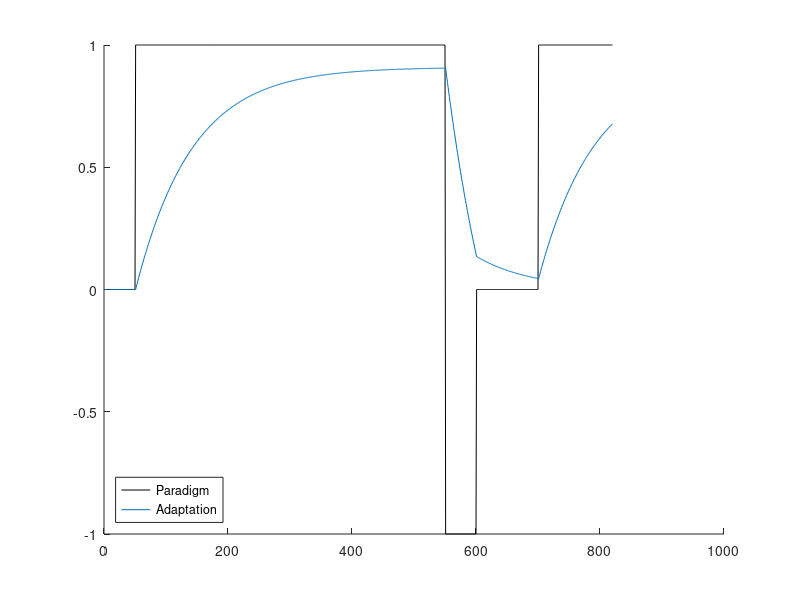
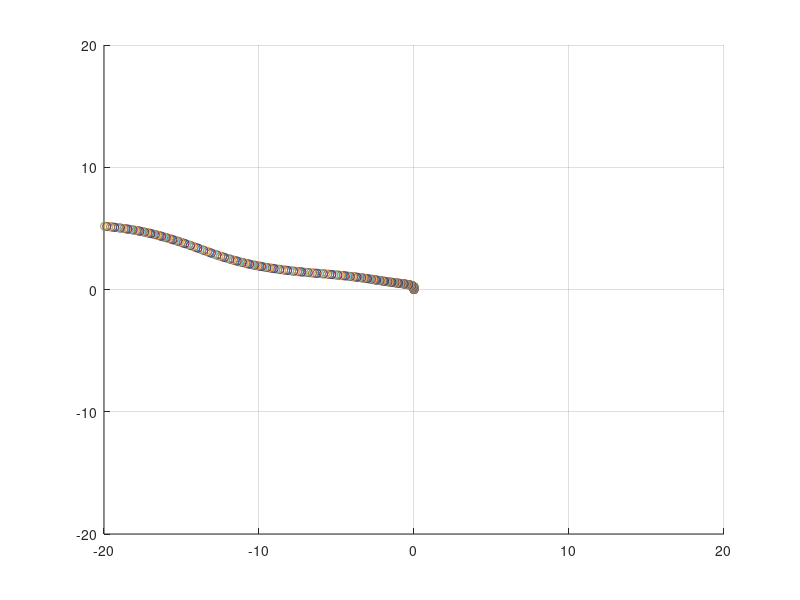
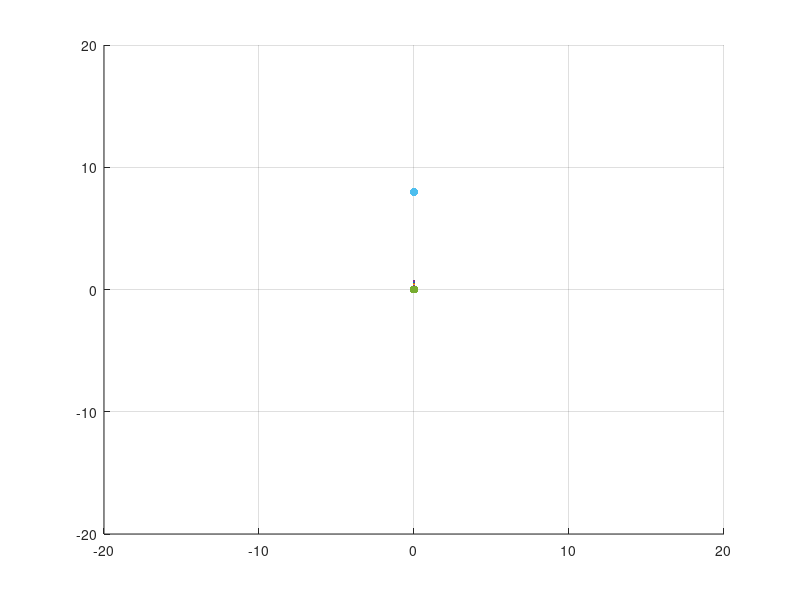

These figures' MATLAB source, in order: (Note: this script raises an error after producing the figures.)
% in this code we'll try to expand the single state simulation to
% trajectories.

% let's start by showing the single state adaptation


close all

parad = [zeros(1,50) ones(1,500)  -1.*ones(1,50) zeros(1,100) ones(1,120)];
% parad = [zeros(1,50) linspace(0,1,50)  -1.*ones(1,14) zeros(1,50) ones(1,120)];

V     = 0.999;
Alpha = 0.01;
x     = zeros(1,numel(parad));

% single state
for i = 2:numel(parad)
    error = parad(i-1) - x(i-1) ;
    x(i) = V*x(i-1) + Alpha*error;
end
figure; hold on;
plot(parad, 'k');
plot(x);
legend('Paradigm', 'Adaptation', 'Location', 'southwest')
% title('single state')

%% What we would like to have:

% 1) defined force field field
% 2) represent hand as a point mass
% And then having the hand adapt to the force field

%% We'll start by simulating a point mass in 2D and apply a force on it and see the trajectory

% NOTE: everthing is represented in rows -> [x, y]

% define mass ad force
m  = 0.250;          % [kg] -> average mass of the hand
f  = [0, 0.01];   % [N]  -> force applied on the hand


% force field
angle = 90;

% simulation params
dt     = 0.1;    % [s]  -> step size
period = 40; % [s]
N      = period/dt; 

r  = [0, 0]; % initial position
v  = [0, 0]; % initial speed

% here is were the loop should be implemented
figure; grid; hold on
for i = 1:N
    
    % calculate the acceleration
    a = f./m;
    
    % update velocity
    v = a.*dt + v;
    
    % update position
    r = r + v.*dt + 0.5.*a.*dt^2; % in principle, we should not have acceleration term here
    
    scatter(r(1), r(2)); xlim([-20,20]); ylim([-20,20]);
    
    pause(0.01)
    
    
    if mod(i,30)==0
        f = (rand(1,2)-0.5)./10; %(rand(1,2)-0.5)./10  % 0.07 .* rotateMat(v, angle);
    end
    
end

%% Now we will add a target

%% We'll start by simulating a point mass in 2D and apply a force on it and see the trajectory
% Two problems left: the task needs to be completed in the given time
% (modify force accordingly)
% make it adaptable to different force fields
%Solution: Implement the min jerk method. It automatically includes the
%restoring force. However, with perturbation, I would have to introduce
%deviation in position


% NOTE: everthing is represented in rows -> [x, y]

% define mass ad force
m  = 0.250;          % [kg] -> average mass of the hand
% f  = [0, 0.01];   % [N]  -> force applied on the hand


% force field
angle = 90;
type = 'NULL'; % 'FORCEFIELD'

% Position Information
startPos  = [0, 0];
targetPos = [0, 8];

% forces
f_goal        = [0 0];
f_hand        = [0 0];
f_forcefield  = [0 0];
f             = [0 0];

% simulation params
dt     = 0.1;    % [s]  -> step size
period = 50; % [s]
N      = period/dt; 

r  = startPos; % initial position
v  = [0, 0]; % initial speed

% here is were the loop should be implemented
figure; grid; hold on

for i = 1:N

    % compute total force applied on the hand    
    f_goal  = abs(r - startPos).* (targetPos - r) .* 0.01; % must be goal-dependent (HOW DO I CALCULATE THIS?)
    % if we keep it the above way, force would be max when most far from
    % the target. I does not happen like this in real experiments
    
    if (i==1)
        f_goal = (targetPos - r) .* 0.01;
    end
    
    f_adapt = -1 .* f_forcefield;
    f_hand  = f_adapt + f_goal; 
    f       = f_hand + f_forcefield;  % This is the net force influencing the motion
    
    % calculate the acceleration 
    %a = f./m;  % can't be done. It's not an external system under observation
    
    % update velocity
    %v = a.*dt + v;  % not correct
    
    % I think we need to map the force directly to velocity
    v = f *10;
    
    % update position
    r = r + v.*dt; % + 0.5.*a.*dt^2;
    
    % draw the trajectory
    scatter(r(1), r(2), '.'); xlim([-20,20]); ylim([-20,20]);
    % draw the start and target points
    scatter(startPos(1), startPos(2), 'filled', 'k');
    scatter(targetPos(1), targetPos(2), 'filled', 'r');
    % draw the force direction
    quiver(r(1), r(2), f_forcefield(1), f_forcefield(2),9);
      
    if mod(i,30)==0
        f_forcefield = 0.07 .* rotateMat(v, angle); %(rand(1,2)-0.5)./10
    end

    pause(0.001)
end